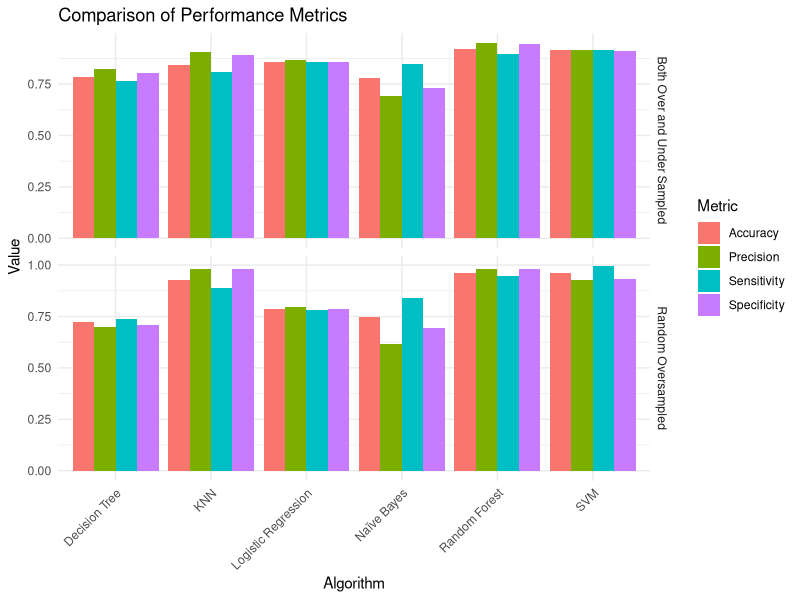

This figure's R source:
# Load necessary libraries
library(ggplot2)
library(tidyr)

# Random oversampled data
random_data <- data.frame(
  Algorithm = c("Decision Tree", "Random Forest", "KNN", "Logistic Regression", "Naïve Bayes", "SVM"),
  Accuracy = c(0.723893805, 0.962831858, 0.92920354, 0.784070796, 0.746902655, 0.961061947),
  Sensitivity = c(0.739776952, 0.945945946, 0.888888889, 0.780068729, 0.841346154, 0.996226415),
  Precision = c(0.698245614, 0.98245614, 0.98245614, 0.796491228, 0.614035088, 0.926315789),
  Specificity = c(0.709459459, 0.981412639, 0.98, 0.788321168, 0.691876751, 0.93)
)

# Both over and under sampled data
both_data <- data.frame(
  Algorithm = c("Decision Tree", "Random Forest", "KNN", "Logistic Regression", "Naïve Bayes", "SVM"),
  Accuracy = c(0.782978723, 0.919148936, 0.842553191, 0.859574468, 0.778723404, 0.914893617),
  Sensitivity = c(0.76744186, 0.897637795, 0.807407407, 0.859504132, 0.846938776, 0.916666667),
  Precision = c(0.825, 0.95, 0.908333333, 0.866666667, 0.691666667, 0.916666667),
  Specificity = c(0.801886792, 0.944444444, 0.89, 0.859649123, 0.729927007, 0.913043478)
)

# Reshape the data for plotting
random_data_long <- tidyr::gather(random_data, key = "Metric", value = "Value", -Algorithm)
both_data_long <- tidyr::gather(both_data, key = "Metric", value = "Value", -Algorithm)

# Add a column to identify the dataset
random_data_long$Dataset <- "Random Oversampled"
both_data_long$Dataset <- "Both Over and Under Sampled"

# Combine both datasets
combined_data <- rbind(random_data_long, both_data_long)

# Create the plot
plot <- ggplot(combined_data, aes(x = Algorithm, y = Value, fill = Metric)) +
  geom_bar(stat = "identity", position = "dodge") +
  facet_grid(Dataset ~ ., scales = "free", space = "free") +
  labs(title = "Comparison of Performance Metrics",
       x = "Algorithm",
       y = "Value",
       fill = "Metric") +
  theme_minimal() +
  theme(axis.text.x = element_text(angle = 45, hjust = 1))

# Print the plot
print(plot)
